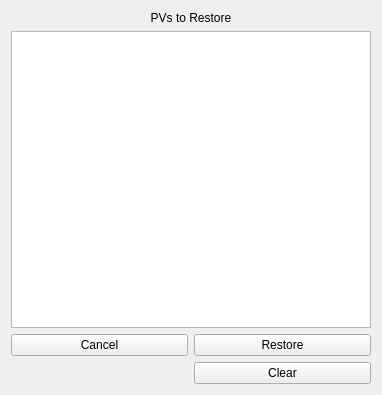
<?xml version="1.0" encoding="UTF-8"?>
<ui version="4.0">
 <class>Form</class>
 <widget class="QWidget" name="Form">
  <property name="geometry">
   <rect>
    <x>0</x>
    <y>0</y>
    <width>382</width>
    <height>395</height>
   </rect>
  </property>
  <property name="windowTitle">
   <string>Form</string>
  </property>
  <layout class="QGridLayout" name="gridLayout">
   <item row="2" column="0">
    <widget class="QPushButton" name="cancelButton">
     <property name="text">
      <string>Cancel</string>
     </property>
    </widget>
   </item>
   <item row="0" column="0" colspan="2">
    <widget class="QLabel" name="topLabel">
     <property name="text">
      <string>PVs to Restore</string>
     </property>
     <property name="alignment">
      <set>Qt::AlignCenter</set>
     </property>
    </widget>
   </item>
   <item row="2" column="1">
    <widget class="QPushButton" name="restoreButton">
     <property name="text">
      <string>Restore</string>
     </property>
    </widget>
   </item>
   <item row="1" column="0" colspan="2">
    <widget class="QTableWidget" name="tableWidget"/>
   </item>
   <item row="3" column="1">
    <widget class="QPushButton" name="clearButton">
     <property name="text">
      <string>Clear</string>
     </property>
    </widget>
   </item>
  </layout>
 </widget>
 <resources/>
 <connections/>
</ui>
